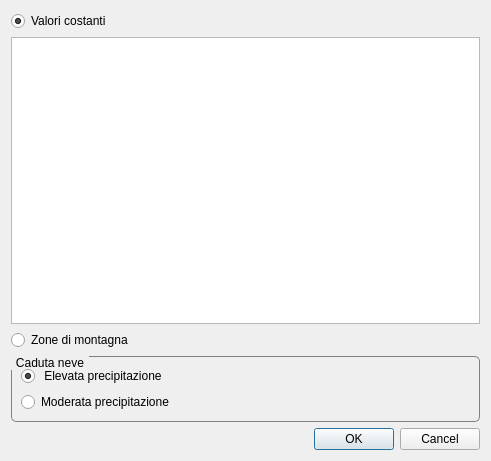
<?xml version="1.0" encoding="UTF-8"?>
<ui version="4.0">
 <class>Albedo</class>
 <widget class="QDialog" name="Albedo">
  <property name="geometry">
   <rect>
    <x>0</x>
    <y>0</y>
    <width>491</width>
    <height>461</height>
   </rect>
  </property>
  <property name="windowTitle">
   <string>Valori di albedo</string>
  </property>
  <property name="windowIcon">
   <iconset resource="resource.qrc">
    <normaloff>:/images/albedo.ico</normaloff>:/images/albedo.ico</iconset>
  </property>
  <layout class="QGridLayout" name="gridLayout_2">
   <item row="0" column="0">
    <widget class="QRadioButton" name="radioValori">
     <property name="text">
      <string>Valori costanti</string>
     </property>
     <property name="checked">
      <bool>true</bool>
     </property>
    </widget>
   </item>
   <item row="1" column="0">
    <widget class="QTableView" name="tableAlbedo">
     <property name="alternatingRowColors">
      <bool>true</bool>
     </property>
     <property name="sortingEnabled">
      <bool>true</bool>
     </property>
    </widget>
   </item>
   <item row="2" column="0">
    <widget class="QRadioButton" name="radioMontagna">
     <property name="text">
      <string>Zone di montagna</string>
     </property>
    </widget>
   </item>
   <item row="3" column="0">
    <widget class="QGroupBox" name="groupBox">
     <property name="toolTip">
      <string>&lt;!DOCTYPE HTML PUBLIC &quot;-//W3C//DTD HTML 4.0//EN&quot; &quot;http://www.w3.org/TR/REC-html40/strict.dtd&quot;&gt;
&lt;html&gt;&lt;head&gt;&lt;meta name=&quot;qrichtext&quot; content=&quot;1&quot; /&gt;&lt;style type=&quot;text/css&quot;&gt;
p, li { white-space: pre-wrap; }
&lt;/style&gt;&lt;/head&gt;&lt;body style=&quot; font-family:'Sans Serif'; font-size:10pt; font-weight:400; font-style:normal;&quot;&gt;
&lt;p style=&quot; margin-top:12px; margin-bottom:12px; margin-left:0px; margin-right:0px; -qt-block-indent:0; text-indent:0px;&quot;&gt;Si considera &quot;Elevata precipitazione&quot; quando la somma della precipitazione per 3 mesi invernali &amp;egrave; maggiore di 150mm.&lt;/p&gt;&lt;/body&gt;&lt;/html&gt;</string>
     </property>
     <property name="styleSheet">
      <string notr="true">QGroupBox::title {
     subcontrol-origin: margin;
     subcontrol-position: top left; /* position at the top center */
     padding: 0 3px;
      
 }
QGroupBox {
      
     border: 1px solid gray;
     border-radius: 5px;
     margin-top: 2ex; /* leave space at the top for the title */
 }</string>
     </property>
     <property name="title">
      <string>Caduta neve</string>
     </property>
     <layout class="QGridLayout" name="gridLayout">
      <item row="0" column="0">
       <widget class="QRadioButton" name="radioSnowHigh">
        <property name="text">
         <string> Elevata precipitazione</string>
        </property>
        <property name="checked">
         <bool>true</bool>
        </property>
       </widget>
      </item>
      <item row="1" column="0">
       <widget class="QRadioButton" name="radioSnowLow">
        <property name="text">
         <string>Moderata precipitazione</string>
        </property>
       </widget>
      </item>
     </layout>
    </widget>
   </item>
   <item row="4" column="0">
    <widget class="QDialogButtonBox" name="buttonBox">
     <property name="orientation">
      <enum>Qt::Horizontal</enum>
     </property>
     <property name="standardButtons">
      <set>QDialogButtonBox::Cancel|QDialogButtonBox::Ok</set>
     </property>
    </widget>
   </item>
  </layout>
 </widget>
 <resources>
  <include location="resource.qrc"/>
 </resources>
 <connections>
  <connection>
   <sender>buttonBox</sender>
   <signal>accepted()</signal>
   <receiver>Albedo</receiver>
   <slot>accept()</slot>
   <hints>
    <hint type="sourcelabel">
     <x>248</x>
     <y>254</y>
    </hint>
    <hint type="destinationlabel">
     <x>157</x>
     <y>274</y>
    </hint>
   </hints>
  </connection>
  <connection>
   <sender>buttonBox</sender>
   <signal>rejected()</signal>
   <receiver>Albedo</receiver>
   <slot>reject()</slot>
   <hints>
    <hint type="sourcelabel">
     <x>316</x>
     <y>260</y>
    </hint>
    <hint type="destinationlabel">
     <x>286</x>
     <y>274</y>
    </hint>
   </hints>
  </connection>
 </connections>
</ui>
